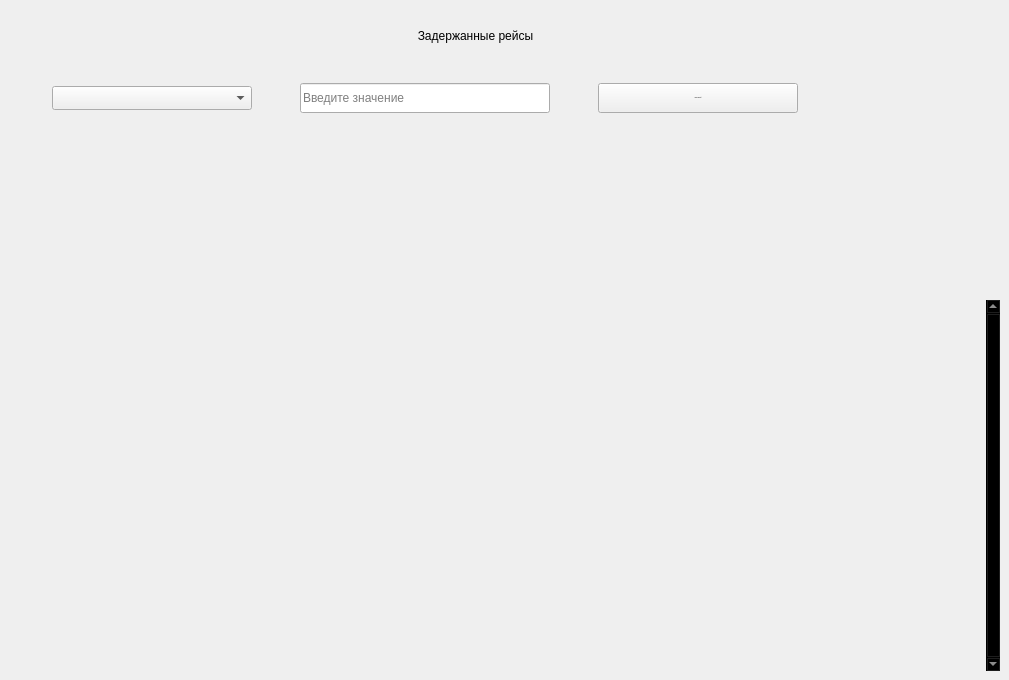
             <widget class="QWidget" name="reis_block_widget">
              <widget class="QTableView" name="table_reis_block">
               <property name="geometry">
                <rect>
                 <x>10</x>
                 <y>300</y>
                 <width>990</width>
                 <height>371</height>
                </rect>
               </property>
               <property name="sizePolicy">
                <sizepolicy hsizetype="Expanding" vsizetype="Expanding">
                 <horstretch>0</horstretch>
                 <verstretch>0</verstretch>
                </sizepolicy>
               </property>
               <property name="palette">
                <palette>
                 <active>
                  <colorrole role="WindowText">
                   <brush brushstyle="SolidPattern">
                    <color alpha="255">
                     <red>221</red>
                     <green>221</green>
                     <blue>221</blue>
                    </color>
                   </brush>
                  </colorrole>
                  <colorrole role="Button">
                   <brush brushstyle="SolidPattern">
                    <color alpha="0">
                     <red>0</red>
                     <green>0</green>
                     <blue>0</blue>
                    </color>
                   </brush>
                  </colorrole>
                  <colorrole role="Text">
                   <brush brushstyle="SolidPattern">
                    <color alpha="255">
                     <red>221</red>
                     <green>221</green>
                     <blue>221</blue>
                    </color>
                   </brush>
                  </colorrole>
                  <colorrole role="ButtonText">
                   <brush brushstyle="SolidPattern">
                    <color alpha="255">
                     <red>221</red>
                     <green>221</green>
                     <blue>221</blue>
                    </color>
                   </brush>
                  </colorrole>
                  <colorrole role="Base">
                   <brush brushstyle="NoBrush">
                    <color alpha="255">
                     <red>0</red>
                     <green>0</green>
                     <blue>0</blue>
                    </color>
                   </brush>
                  </colorrole>
                  <colorrole role="Window">
                   <brush brushstyle="SolidPattern">
                    <color alpha="0">
                     <red>0</red>
                     <green>0</green>
                     <blue>0</blue>
                    </color>
                   </brush>
                  </colorrole>
                  <colorrole role="PlaceholderText">
                   <brush brushstyle="SolidPattern">
                    <color alpha="128">
                     <red>221</red>
                     <green>221</green>
                     <blue>221</blue>
                    </color>
                   </brush>
                  </colorrole>
                 </active>
                 <inactive>
                  <colorrole role="WindowText">
                   <brush brushstyle="SolidPattern">
                    <color alpha="255">
                     <red>221</red>
                     <green>221</green>
                     <blue>221</blue>
                    </color>
                   </brush>
                  </colorrole>
                  <colorrole role="Button">
                   <brush brushstyle="SolidPattern">
                    <color alpha="0">
                     <red>0</red>
                     <green>0</green>
                     <blue>0</blue>
                    </color>
                   </brush>
                  </colorrole>
                  <colorrole role="Text">
                   <brush brushstyle="SolidPattern">
                    <color alpha="255">
                     <red>221</red>
                     <green>221</green>
                     <blue>221</blue>
                    </color>
                   </brush>
                  </colorrole>
                  <colorrole role="ButtonText">
                   <brush brushstyle="SolidPattern">
                    <color alpha="255">
                     <red>221</red>
                     <green>221</green>
                     <blue>221</blue>
                    </color>
                   </brush>
                  </colorrole>
                  <colorrole role="Base">
                   <brush brushstyle="NoBrush">
                    <color alpha="255">
                     <red>0</red>
                     <green>0</green>
                     <blue>0</blue>
                    </color>
                   </brush>
                  </colorrole>
                  <colorrole role="Window">
                   <brush brushstyle="SolidPattern">
                    <color alpha="0">
                     <red>0</red>
                     <green>0</green>
                     <blue>0</blue>
                    </color>
                   </brush>
                  </colorrole>
                  <colorrole role="PlaceholderText">
                   <brush brushstyle="SolidPattern">
                    <color alpha="128">
                     <red>221</red>
                     <green>221</green>
                     <blue>221</blue>
                    </color>
                   </brush>
                  </colorrole>
                 </inactive>
                 <disabled>
                  <colorrole role="WindowText">
                   <brush brushstyle="SolidPattern">
                    <color alpha="255">
                     <red>221</red>
                     <green>221</green>
                     <blue>221</blue>
                    </color>
                   </brush>
                  </colorrole>
                  <colorrole role="Button">
                   <brush brushstyle="SolidPattern">
                    <color alpha="0">
                     <red>0</red>
                     <green>0</green>
                     <blue>0</blue>
                    </color>
                   </brush>
                  </colorrole>
                  <colorrole role="Text">
                   <brush brushstyle="SolidPattern">
                    <color alpha="255">
                     <red>221</red>
                     <green>221</green>
                     <blue>221</blue>
                    </color>
                   </brush>
                  </colorrole>
                  <colorrole role="ButtonText">
                   <brush brushstyle="SolidPattern">
                    <color alpha="255">
                     <red>221</red>
                     <green>221</green>
                     <blue>221</blue>
                    </color>
                   </brush>
                  </colorrole>
                  <colorrole role="Base">
                   <brush brushstyle="NoBrush">
                    <color alpha="255">
                     <red>0</red>
                     <green>0</green>
                     <blue>0</blue>
                    </color>
                   </brush>
                  </colorrole>
                  <colorrole role="Window">
                   <brush brushstyle="SolidPattern">
                    <color alpha="0">
                     <red>0</red>
                     <green>0</green>
                     <blue>0</blue>
                    </color>
                   </brush>
                  </colorrole>
                  <colorrole role="PlaceholderText">
                   <brush brushstyle="SolidPattern">
                    <color alpha="128">
                     <red>221</red>
                     <green>221</green>
                     <blue>221</blue>
                    </color>
                   </brush>
                  </colorrole>
                 </disabled>
                </palette>
               </property>
               <property name="frameShape">
                <enum>QFrame::NoFrame</enum>
               </property>
               <property name="verticalScrollBarPolicy">
                <enum>Qt::ScrollBarAlwaysOn</enum>
               </property>
               <property name="sizeAdjustPolicy">
                <enum>QAbstractScrollArea::AdjustToContents</enum>
               </property>
               <property name="editTriggers">
                <set>QAbstractItemView::NoEditTriggers</set>
               </property>
               <property name="selectionMode">
                <enum>QAbstractItemView::SingleSelection</enum>
               </property>
               <property name="selectionBehavior">
                <enum>QAbstractItemView::SelectRows</enum>
               </property>
               <property name="showGrid">
                <bool>true</bool>
               </property>
               <property name="gridStyle">
                <enum>Qt::SolidLine</enum>
               </property>
               <property name="sortingEnabled">
                <bool>false</bool>
               </property>
               <attribute name="horizontalHeaderVisible">
                <bool>true</bool>
               </attribute>
               <attribute name="horizontalHeaderMinimumSectionSize">
                <number>100</number>
               </attribute>
               <attribute name="horizontalHeaderDefaultSectionSize">
                <number>500</number>
               </attribute>
               <attribute name="horizontalHeaderHighlightSections">
                <bool>true</bool>
               </attribute>
               <attribute name="verticalHeaderVisible">
                <bool>false</bool>
               </attribute>
               <attribute name="verticalHeaderCascadingSectionResizes">
                <bool>true</bool>
               </attribute>
               <attribute name="verticalHeaderDefaultSectionSize">
                <number>24</number>
               </attribute>
               <attribute name="verticalHeaderHighlightSections">
                <bool>false</bool>
               </attribute>
               <attribute name="verticalHeaderShowSortIndicator" stdset="0">
                <bool>false</bool>
               </attribute>
              </widget>
              <widget class="QWidget" name="horizontalLayoutWidget_5">
               <property name="geometry">
                <rect>
                 <x>10</x>
                 <y>80</y>
                 <width>831</width>
                 <height>36</height>
                </rect>
               </property>
               <layout class="QHBoxLayout" name="reis_block_searchlLayout">
                <item>
                 <widget class="QComboBox" name="reis_block_comboBox">
                  <property name="minimumSize">
                   <size>
                    <width>200</width>
                    <height>0</height>
                   </size>
                  </property>
                  <property name="maximumSize">
                   <size>
                    <width>200</width>
                    <height>16777215</height>
                   </size>
                  </property>
                  <property name="font">
                   <font>
                    <family>Segoe UI</family>
                    <pointsize>10</pointsize>
                    <italic>false</italic>
                    <bold>false</bold>
                   </font>
                  </property>
                  <property name="toolTipDuration">
                   <number>-1</number>
                  </property>
                  <property name="autoFillBackground">
                   <bool>false</bool>
                  </property>
                  <property name="styleSheet">
                   <string notr="true"/>
                  </property>
                  <property name="sizeAdjustPolicy">
                   <enum>QComboBox::AdjustToMinimumContentsLengthWithIcon</enum>
                  </property>
                  <property name="iconSize">
                   <size>
                    <width>16</width>
                    <height>16</height>
                   </size>
                  </property>
                  <property name="frame">
                   <bool>true</bool>
                  </property>
                  <item>
                   <property name="text">
                    <string/>
                   </property>
                  </item>
                  <item>
                   <property name="text">
                    <string>id_рейса</string>
                   </property>
                  </item>
                  <item>
                   <property name="text">
                    <string>Причина</string>
                   </property>
                  </item>
                  <item>
                   <property name="text">
                    <string>Время</string>
                   </property>
                  </item>
                 </widget>
                </item>
                <item>
                 <widget class="QLineEdit" name="reis_block_edit">
                  <property name="minimumSize">
                   <size>
                    <width>250</width>
                    <height>30</height>
                   </size>
                  </property>
                  <property name="maximumSize">
                   <size>
                    <width>250</width>
                    <height>16777215</height>
                   </size>
                  </property>
                  <property name="styleSheet">
                   <string notr="true"/>
                  </property>
                  <property name="text">
                   <string/>
                  </property>
                  <property name="placeholderText">
                   <string>Введите значение</string>
                  </property>
                 </widget>
                </item>
                <item>
                 <widget class="QPushButton" name="search_reis_block_btn">
                  <property name="minimumSize">
                   <size>
                    <width>200</width>
                    <height>30</height>
                   </size>
                  </property>
                  <property name="maximumSize">
                   <size>
                    <width>200</width>
                    <height>16777215</height>
                   </size>
                  </property>
                  <property name="font">
                   <font>
                    <family>Segoe UI</family>
                    <pointsize>-1</pointsize>
                    <italic>false</italic>
                    <bold>false</bold>
                   </font>
                  </property>
                  <property name="cursor">
                   <cursorShape>PointingHandCursor</cursorShape>
                  </property>
                  <property name="styleSheet">
                   <string notr="true">background-image: url(:/icons/icons/search_black.png);</string>
                  </property>
                  <property name="text">
                   <string>Поиск записей</string>
                  </property>
                  <property name="icon">
                   <iconset>
                    <normaloff>:/icons/images/icons/cil-folder-open.png</normaloff>:/icons/images/icons/cil-folder-open.png</iconset>
                  </property>
                 </widget>
                </item>
               </layout>
              </widget>
              <widget class="QLabel" name="title_label_reis_block">
               <property name="geometry">
                <rect>
                 <x>320</x>
                 <y>20</y>
                 <width>311</width>
                 <height>31</height>
                </rect>
               </property>
               <property name="text">
                <string>Задержанные рейсы</string>
               </property>
               <property name="alignment">
                <set>Qt::AlignCenter</set>
               </property>
              </widget>
             </widget>
